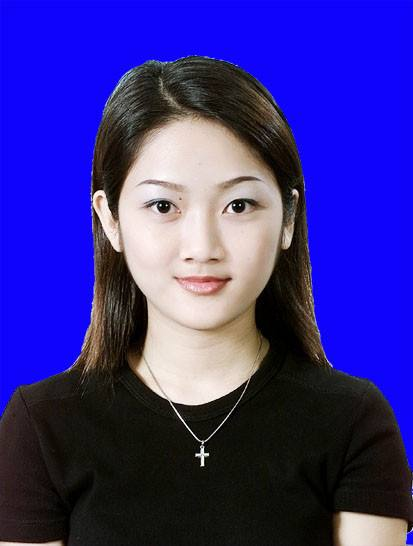
//> input picture images/toux.jpg, 413 x 546 px
$ ./main112   (built with g++ and OpenCV 4)
//> lines starting //> are read from the running program, lines starting //| are printed output that depends on the picture; after the words box and inside, x2 and y2 are one past the last pixel; in counts of white or black regions, pixels touching at a corner belong together
/*
KMeans 图像分割 – 背景替换
KMeans可以实现简单的证件照片的背景分割提取与替换，大致可以分为如下几步实现
1.	读入图像建立KMenas样本
2.	使用KMeans图像分割，指定指定分类数目
3.	取左上角的label得到背景cluster index
4.	生成mask区域，然后高斯模糊进行背景替换

PS:继续更新！请大家支持
*/

#include <opencv2/opencv.hpp>
#include <iostream>

using namespace cv;
using namespace std;

int main(int argc, char** argv) {
	Mat src = imread("../images/toux.jpg");
//> src is the input picture: 546 rows x 413 cols, CV_8UC3; mean B, G, R 143.5, 46, 55.8
	if (src.empty()) {
		printf("could not load image...\n");
		return -1;
	}
	namedWindow("input image", WINDOW_AUTOSIZE);
	imshow("input image", src);

	int width = src.cols;
//> width = 413
	int height = src.rows;
//> height = 546
	int dims = src.channels();
//> dims = 3

	// 初始化定义
	int sampleCount = width * height;
//> sampleCount = 225498
	int clusterCount = 3;
	Mat labels;
	Mat centers;

	// RGB 数据转换到样本数据
	Mat sample_data = src.reshape(3, sampleCount);
	Mat data;
	sample_data.convertTo(data, CV_32F);

	// 运行K-Means
	TermCriteria criteria = TermCriteria(TermCriteria::EPS + TermCriteria::COUNT, 10, 0.1);
	kmeans(data, clusterCount, labels, criteria, clusterCount, KMEANS_PP_CENTERS, centers);
//> centers = [[250.8, 3.58, 15.49], [19.5, 25.8, 30.07], [185.5, 196, 214.2]]

	Mat mask = Mat::zeros(src.size(), CV_8UC1);
	int index = labels.at<int>(0, 0);
//> index = 0
	labels = labels.reshape(1, height);
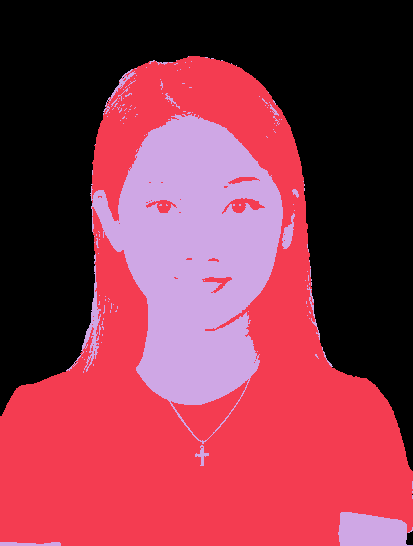
//> labels: 546 rows x 413 cols, CV_32SC1; 3 distinct labels, from 0 to 2; one colour per label, 0 black
	for (int row = 0; row < height; row++) {
		for (int col = 0; col < width; col++) {
			int c = labels.at<int>(row, col);
			if (c == index) {
				mask.at<uchar>(row, col) = 255;
			}
		}
	}
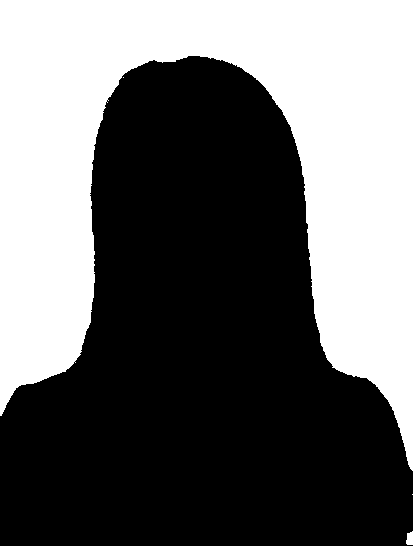
//> mask: 546 rows x 413 cols, CV_8UC1; 41.2% white; 4 white regions (2 under 20 px), largest, box (x1, y1, x2, y2) and area: (0, 0, 413, 471) 92788, (406, 531, 413, 545) 80

	Mat se = getStructuringElement(MORPH_RECT, Size(3, 3), Point(-1, -1));
	dilate(mask, mask, se);
	GaussianBlur(mask, mask, Size(5, 5), 0);
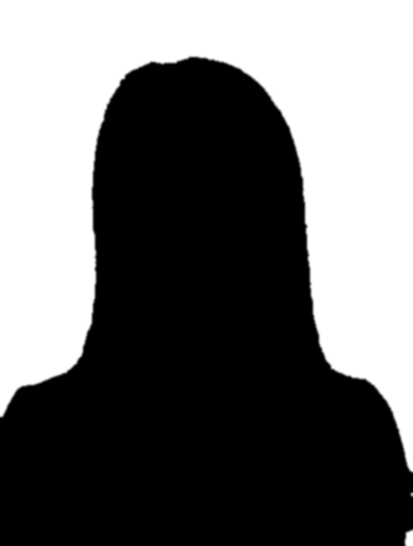
//> mask: 546 rows x 413 cols, CV_8UC1; min 0, max 255, mean 106.5
	Mat result = Mat::zeros(src.size(), CV_8UC3);
	for (int row = 0; row < height; row++) {
		for (int col = 0; col < width; col++) {
			float w1 = mask.at<uchar>(row, col) / 255.0;
			Vec3b bgr = src.at<Vec3b>(row, col);
			bgr[0] = w1 * 255.0 + bgr[0] * (1.0 - w1);
			bgr[1] = w1 * 0 + bgr[1] * (1.0 - w1);
			bgr[2] = w1 * 255.0 + bgr[2] * (1.0 - w1);
			result.at<Vec3b>(row, col) = bgr;
		}
	}
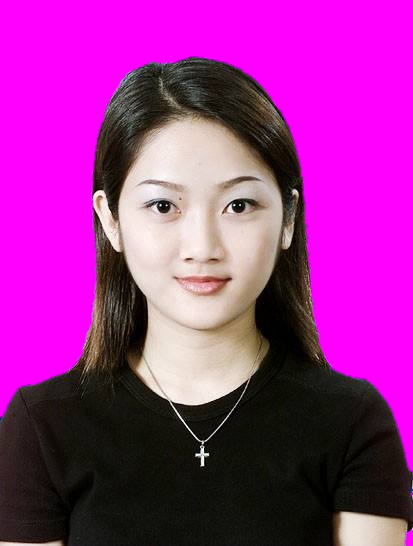
//> result: 546 rows x 413 cols, CV_8UC3; mean B, G, R 145.9, 44, 155.4
	imshow("KMeans-image-Demo", result);
	waitKey(0);
	destroyAllWindows();

	return 0;
}
